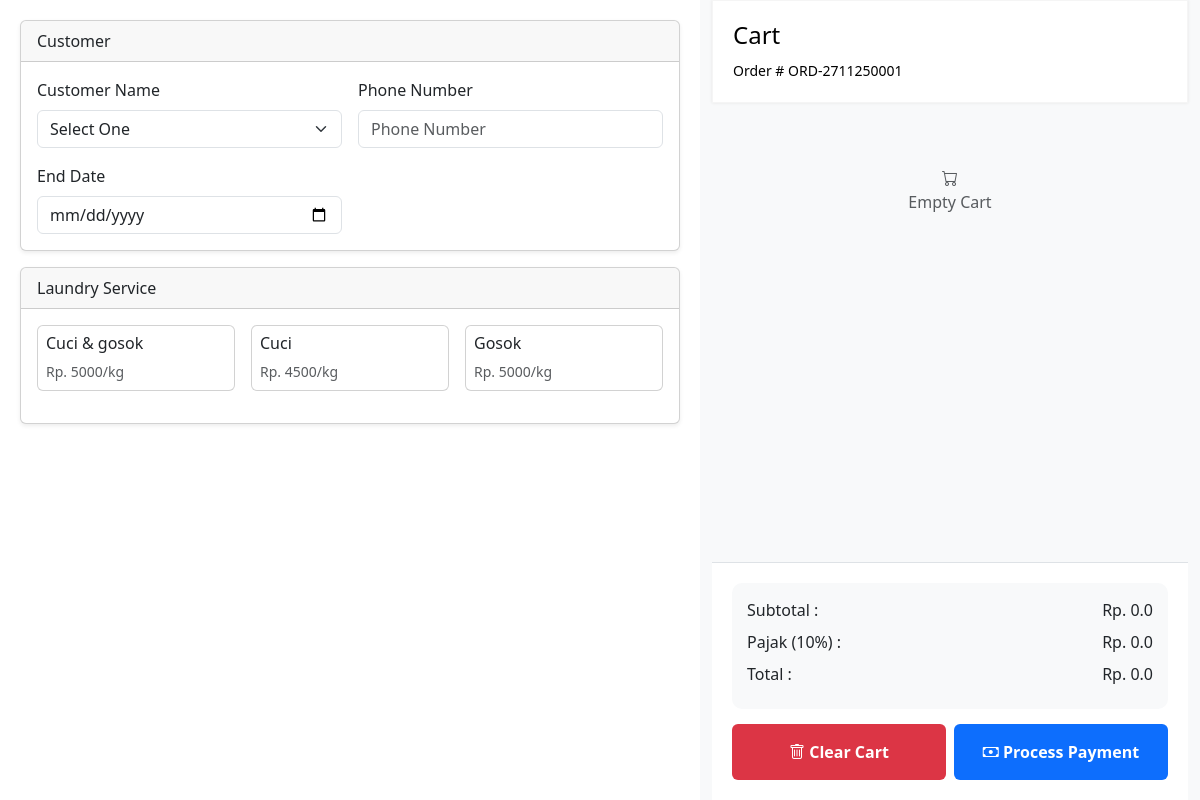
The app's page /pos/add-order.php, older data.
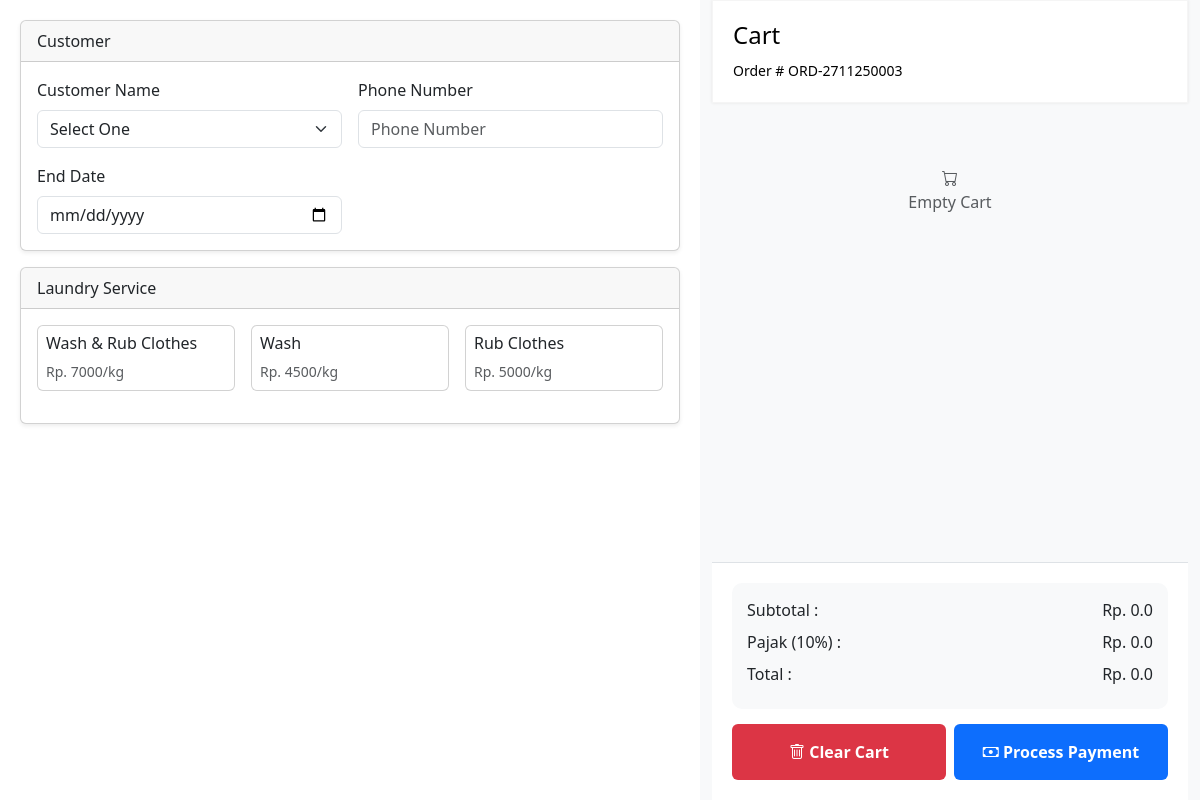
The same page, newer data.
### tables this page shows
CREATE TABLE `services` (
  `id` int(11) NOT NULL,
  `name` varchar(50) NOT NULL,
  `price` int(11) NOT NULL,
  `description` text NOT NULL,
  `created_at` timestamp NOT NULL DEFAULT current_timestamp(),
  `updated_at` timestamp NULL DEFAULT NULL ON UPDATE current_timestamp()
);

CREATE TABLE `trans_orders` (
  `id` int(11) NOT NULL,
  `customer_id` int(11) NOT NULL,
  `order_code` varchar(20) NOT NULL,
  `order_end_date` date NOT NULL,
  `order_status` tinyint(1) NOT NULL DEFAULT 0,
  `order_pay` int(11) NOT NULL,
  `order_change` int(11) NOT NULL,
  `order_tax` int(11) NOT NULL,
  `order_total` int(11) NOT NULL,
  `created_at` timestamp NOT NULL DEFAULT current_timestamp(),
  `updated_at` timestamp NULL DEFAULT NULL ON UPDATE current_timestamp()
);

### pos/add-order.php (the view, shortened to what the changed rows need)
<?php
include '../config/config.php';
$queryServices = mysqli_query($config, "SELECT * FROM services");
$rowServices = mysqli_fetch_all($queryServices, MYSQLI_ASSOC);
$orderNumbers = mysqli_query($config, "SELECT id FROM trans_orders ORDER BY id DESC LIMIT 1");
$row = mysqli_fetch_assoc($orderNumbers);
$nextId = $row ? $row['id'] + 1 : 1;
$order_code = "ORD-" . date('dmy') . str_pad($nextId, 4, "0", STR_PAD_LEFT);
?>
<!DOCTYPE html>
<html lang="en">
<head>
    <link href="https://cdn.jsdelivr.net/npm/bootstrap@5.3.8/dist/css/bootstrap.min.css" rel="stylesheet"
 />
    <link rel="stylesheet" href="../assets/css/enrio.css" />
    <link rel="stylesheet" href="https://cdn.jsdelivr.net/npm/bootstrap-icons@1.13.1/font/bootstrap-icons.min.css" />
</head>
<body>
    <div class="container-fluid container-pos">
        <div class="row h-100">
            <div class="col-md-7 product-section">
                <div class="card shadow-sm mb-3">
                    <div class="card-body">
                        <div class="row g-3">
                            <?php foreach ($rowServices as $service) : ?>
                                <div class="col-md-4 mb-3">
                                    <div class="card service-card p-2"
                                        onclick="openModal(<?php echo htmlspecialchars(json_encode($service)) ?>)">
                                        <h6><?php echo $service['name'] ?></h6>
                                        <small class="text-muted">Rp. <?php echo $service['price'] ?>/kg</small>
                                    </div>
                                </div>
                            <?php endforeach ?>
                        </div>
                    </div>
                </div>
            </div>
            <div class="col-md-5 cart-section">
                <div class="cart-header">
                    <small>Order # <span class="orderNumber"><?php echo $order_code ?></span></small>
                </div>
            </div>
        </div>
    </div>
</body>
</html>

Row changes from the older to the newer data that the page shows:
changed services: name "Cuci & gosok" → "Wash & Rub Clothes"; price "5000" → "7000"
changed services: name "Cuci" → "Wash"
changed services: name "Gosok" → "Rub Clothes"
added trans_orders: id "ORD-2711250003"
Text that changed along with them:
$order_code: "ORD-2711250001" → (not shown)
